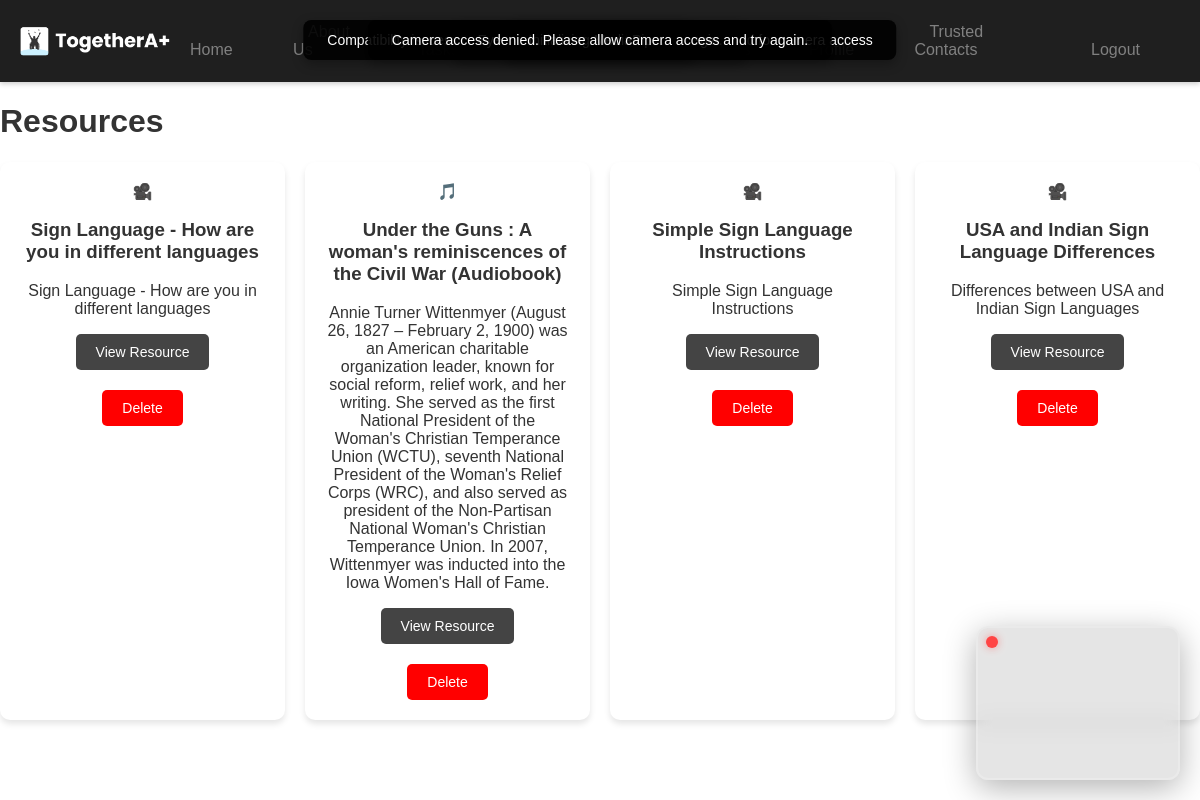
The app's page /list_resources.php (signed in) with its own data.
### tables this page shows
CREATE TABLE `resources` (
  `resource_id` int(11) NOT NULL,
  `name` varchar(255) NOT NULL,
  `category` enum('audio','video','tutorial') NOT NULL,
  `description` text DEFAULT NULL,
  `link` text DEFAULT NULL,
  `uploaded_by` int(11) NOT NULL,
  `created_at` timestamp NOT NULL DEFAULT current_timestamp(),
  `updated_at` timestamp NOT NULL DEFAULT current_timestamp() ON UPDATE current_timestamp(),
  `approved_by` int(11) DEFAULT NULL
);

### list_resources.php (the view, shortened to what this page needs)
<?php
include 'dbconnect.php';
$user_id = $_SESSION['user_id'];
$is_admin_query = "SELECT role FROM admins WHERE admin_id = $user_id";
$result = $conn->query($is_admin_query);
$is_admin = $result->num_rows > 0;
$sql = "SELECT * FROM resources ORDER BY created_at DESC";
$result = $conn->query($sql);
$category_icons = [
    'audio' => '🎵',
    'video' => '🎥',
    'tutorial' => '📘',
];
?>
<!DOCTYPE html>
<html lang="en">
<head>
</head>
<body>
    <?php include 'header_user.php'; ?>
    <main>
        <h1>Resources</h1>
        <div class="resource-grid">
            <?php if ($result->num_rows > 0) : ?>
                <?php while ($row = $result->fetch_assoc()) : ?>
                    <div class="resource-card">
                        <div class="icon"><?php echo $category_icons[$row['category']] ?? '📁'; ?></div>
                        <h3><?php echo htmlspecialchars($row['name']); ?></h3>
                        <p><?php echo htmlspecialchars($row['description']); ?></p>
                        <a href="<?php echo htmlspecialchars($row['link']); ?>" class="resource-button" target="_blank">View Resource</a>
                        <?php if ($is_admin) : ?>
                            <form method="POST" style="margin-top: 10px;">
                                <button type="submit" class="delete-button">Delete</button>
                            </form>
                        <?php endif; ?>
                    </div>
                <?php endwhile; ?>
            <?php else : ?>
                <p>No resources found.</p>
            <?php endif; ?>
        </div>
    </main>
</body>
</html>

### styles.css (style rules this page uses)
body { font-family: Arial, sans-serif; margin: 0; padding: 0; background-color: #121212; color: white; }

### home.css (style rules this page uses)
body { font-family: Arial, sans-serif; margin: 0; padding: 0; background-color: #ffffff; color: #333; }

### list_resources.php (style rules this page uses)
.resource-grid { display: grid; grid-template-columns: repeat(auto-fit, minmax(250px, 1fr)); gap: 20px; }
.resource-card { background-color: white; padding: 20px; text-align: center; border-radius: 10px; box-shadow: 0 4px 6px rgba(0, 0, 0, 0.1); transition: transform 0.3s ease, box-shadow 0.3s ease; }
.resource-button, .delete-button { display: inline-block; padding: 10px 20px; font-size: 14px; border: none; border-radius: 5px; cursor: pointer; text-decoration: none; }
.resource-button { background-color: #444; color: white; }
.delete-button { background-color: red; color: white; margin-top: 10px; }

### records on screen
resources: category "🎥", name "Sign Language - How are you in different languages", description "Sign Language - How are you in different languages"
resources: category "🎵", name "Under the Guns : A woman's reminiscences of the Civil War (Audiobook)", description "Annie Turner Wittenmyer (August 26, 1827 – February 2, 1900) was an American charitable organization leader, known for social reform, relief work, and her writing. She served as the first National President of the Woman's Christian Temperance Union (WCTU), seventh National President of the Woman's Relief Corps (WRC), and also served as president of the Non-Partisan National Woman's Christian Temperance Union. In 2007, Wittenmyer was inducted into the Iowa Women's Hall of Fame."
resources: category "🎥", name "Simple Sign Language Instructions", description "Simple Sign Language Instructions"
resources: category "🎥", name "USA and Indian Sign Language Differences", description "Differences between USA and Indian Sign Languages"
